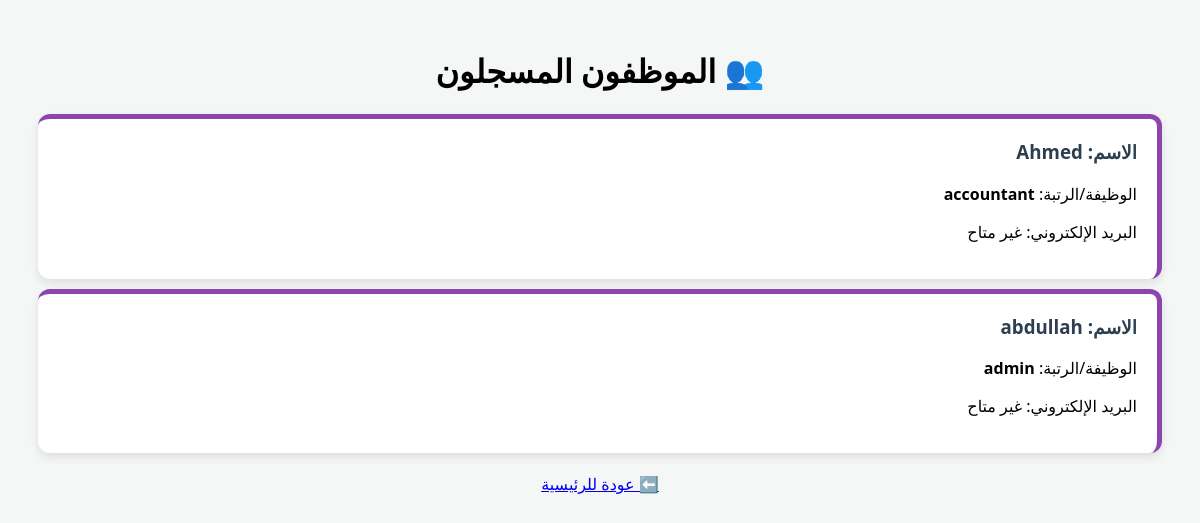
Screenshot of /view_employees.php with the database file from the repository.
### tables this page shows
CREATE TABLE `employees` (
  `id` int(11) NOT NULL,
  `name` varchar(100) NOT NULL,
  `role` varchar(50) NOT NULL,
  `password` varchar(255) NOT NULL,
  `created_at` timestamp NOT NULL DEFAULT current_timestamp()
);

### view_employees.php (the view, shortened to what this page needs)
<?php
require_once 'db.php';
$employees = $db->query("SELECT * FROM employees")->fetchAll();
?>
<!DOCTYPE html>
<html lang="ar" dir="rtl">
<head>
</head>
<body>
    <h1 style="text-align: center;">👥 الموظفون المسجلون</h1>
<?php foreach ($employees as $emp): ?>
    <div class="emp-card">
        <h3>الاسم: <?php echo htmlspecialchars($emp['name']); ?></h3>
        <p>الوظيفة/الرتبة:
            <strong>
                <?php echo isset($emp['role']) ? htmlspecialchars($emp['role']) : 'موظف عام'; ?>
            </strong>
        </p>
        <p>البريد الإلكتروني: <?php echo isset($emp['email']) ? htmlspecialchars($emp['email']) : 'غير متاح'; ?></p>
    </div>
<?php endforeach; ?>
    <div style="text-align: center; margin-top: 20px;">
        <a href="admin.php">⬅️ عودة للرئيسية</a>
    </div>
</body>
</html>

### view_employees.php (style rules this page uses)
.emp-card { background: white; padding: 15px; margin: 10px; border-right: 5px solid #8e44ad; border-radius: 5px; box-shadow: 0 2px 5px rgba(0,0,0,0.1); }
body { font-family: 'Segoe UI', Tahoma, Geneva, Verdana, sans-serif; background-color: #f4f7f6; padding: 20px; direction: rtl; }
.emp-card { background: #ffffff; padding: 20px; border-radius: 12px; box-shadow: 0 4px 10px rgba(0,0,0,0.1); border-top: 5px solid #8e44ad; transition: transform 0.3s ease; }
.emp-card h3 { margin-top: 0; color: #2c3e50; }

### rows the page displays
employees: name "Ahmed", role "accountant"
employees: name "abdullah", role "admin"
